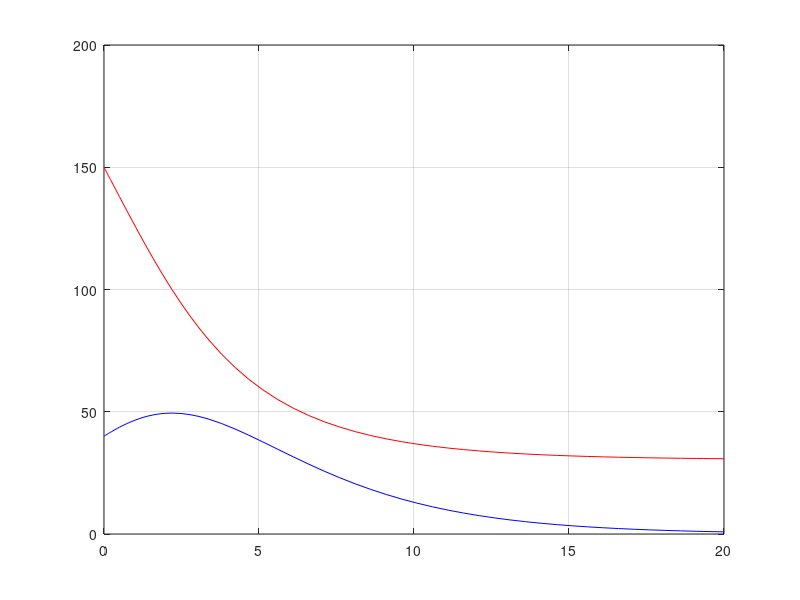

This figure's MATLAB source:
function c_pe_epidemic
global beta gamma N;

tend=20; %end time to run the simulation
u0=[150;40]; %initial conditions as a column vector
beta=0.004; gamma=0.4;
[tsol,usol]=ode45(@rhs,[0,tend],u0);
Ssol=usol(:,1); Isol=usol(:,2);
plot(tsol,Ssol,'r'); hold on; plot(tsol,Isol,'b');
grid on;
max(usol(:,2))

function udash=rhs(t,u)
global beta gamma N;
S=u(1); I=u(2);
lambda=beta*I;
Sdash=-lambda*S;
Idash=lambda*S-gamma*I;
udash=[Sdash;Idash];
